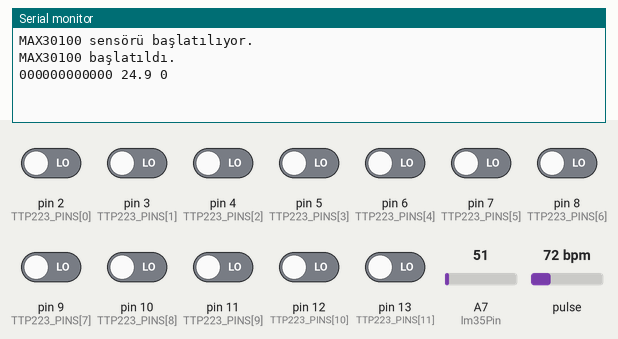
This sketch was run on a simulated Arduino Nano, built with avr-gcc and run on an emulated ATmega328P. On the bench: the last lines printed to the serial monitor. The test bench sets the inputs (shaded band); at power-on: pin 2 (TTP223_PINS[0]), pin 3 (TTP223_PINS[1]), pin 4 (TTP223_PINS[2]), pin 5 (TTP223_PINS[3]), pin 6 (TTP223_PINS[4]), pin 7 (TTP223_PINS[5]), pin 8 (TTP223_PINS[6]), pin 9 (TTP223_PINS[7]), pin 10 (TTP223_PINS[8]), pin 11 (TTP223_PINS[9]), pin 12 (TTP223_PINS[10]), pin 13 (TTP223_PINS[11]) LOW, pulse 72 bpm, A7 (lm35Pin) = 51.

Above: at 1.2 s.
1.3 s: pulse set to 100 bpm
At 2.6 s:
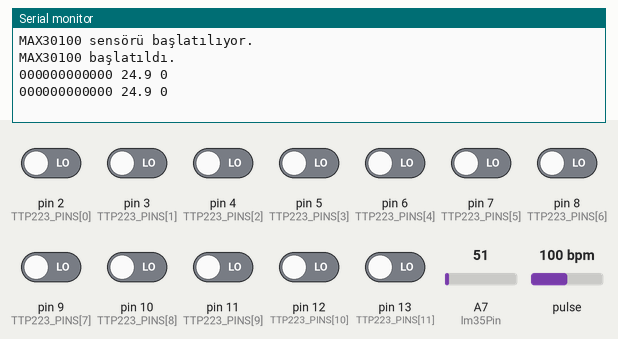
2.8 s: A7 (lm35Pin) set to 61
At 3.4 s:
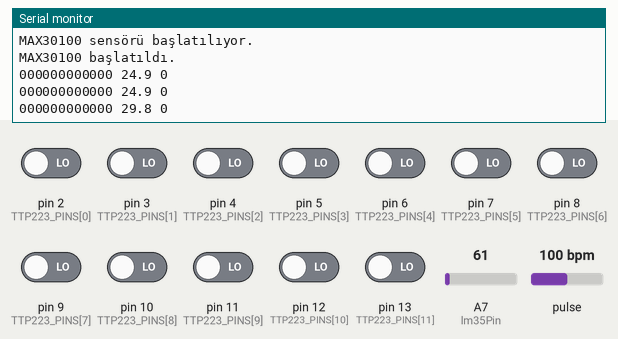
4.3 s: pin 2 (TTP223_PINS[0]) driven HIGH
At 5.6 s:
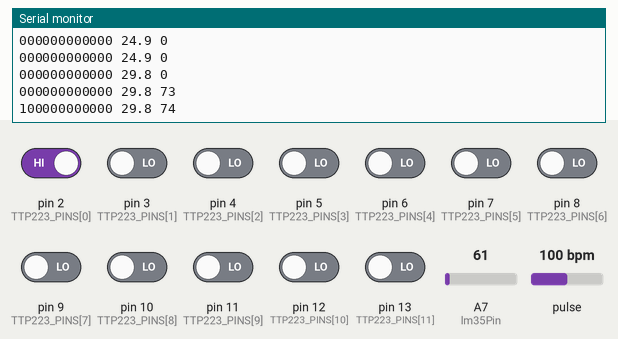
5.8 s: pin 3 (TTP223_PINS[1]) driven HIGH
At 6.8 s:
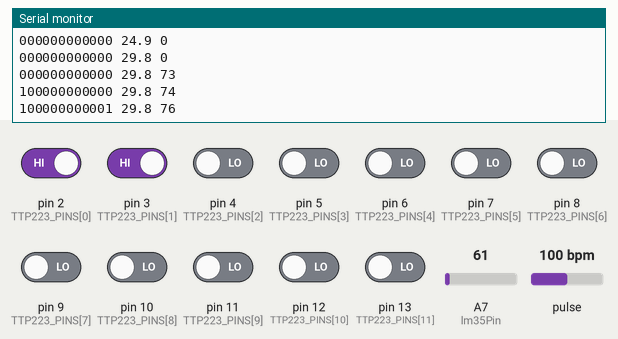
7.3 s: pin 4 (TTP223_PINS[2]) driven HIGH
At 8.4 s:
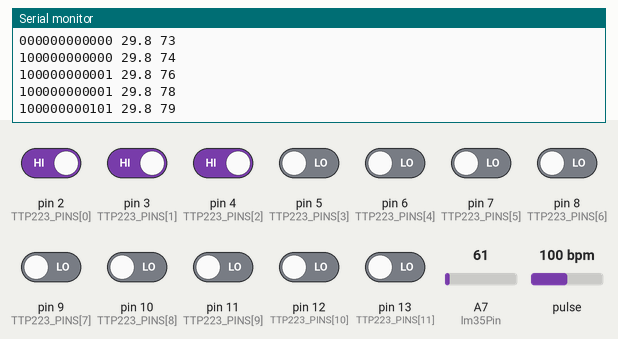
8.8 s: pin 5 (TTP223_PINS[3]) driven HIGH
At 9.8 s:
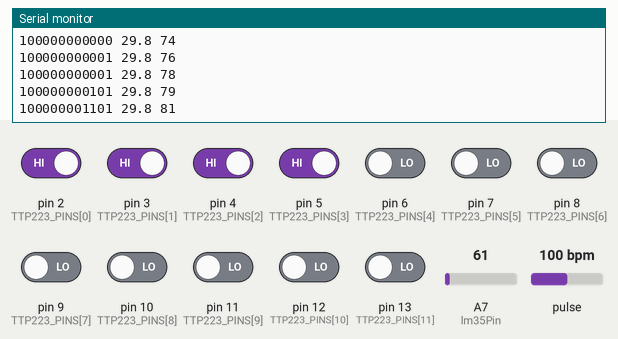
Timing chart, 0 to 11.3 s (numbered marks = the images above; inputs shaded):
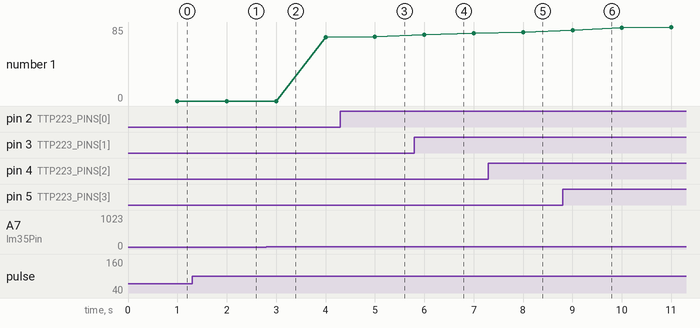

Measured:
- after the input at 2.8 s, the serial monitor: prints a new line after 0.20 s (image 2)
- after the input at 4.3 s, the serial monitor: prints a new line after 0.70 s (image 3)
- after the input at 5.8 s, the serial monitor: prints a new line after 0.20 s (image 4)
- after the input at 7.3 s, the serial monitor: prints a new line after 0.70 s (image 5)
- after the input at 8.8 s, the serial monitor: prints a new line after 0.20 s (image 6)

The sketch:

sensor_oku.ino
```cpp
#include <Wire.h>
#include "MAX30100_PulseOximeter.h"

//  dokunma sensorunun bagli oldugu pinler
#define NUM_SENSORS 12
const int TTP223_PINS[NUM_SENSORS] = {2, 3, 4, 5, 6, 7, 8, 9, 10, 11, 12, 13};

//  instance of the MAX30100 Pulse Oximeter
PulseOximeter pox;

// LM35 sıcaklık sensörü
const int lm35Pin = A7; //  bağlı olduğu analog pin
float temperatureC = 0;

// Nabız sensörü verileri
float beatsPerMinute = 0;
float spo2 = 0;
float bpmHistory[10] = {0}; // Son 10 nabız verisi
int bpmIndex = 0;
int bpmCount = 0;

// Sabitler ve değişkenler
const int IGNORE_FIRST_N_MEASUREMENTS = 5; // İlk 5 ölçümü yok sayıyoruz
int ignoredMeasurements = 0;
float smoothedBPM = 70; // Başlangıç için ortalama bir BPM değeri
const float SMOOTHING_FACTOR = 0.1; // Hareketli ortalama için katsayı


unsigned long previousMillis = 0;
const long interval = 1000; // 1 saniye aralıklarla veriyi yazacağız

void onBeatDetected() {
  if (ignoredMeasurements < IGNORE_FIRST_N_MEASUREMENTS) {
    ignoredMeasurements++;
    return; // İlk N ölçümü yok say
  }

  float currentBPM = pox.getHeartRate();

  // Hareketli ortalama uygulayarak BPM'i güncelliyoruz. amac tutarlı bir nabız göstermek
  smoothedBPM = smoothedBPM * (1.0 - SMOOTHING_FACTOR) + currentBPM * SMOOTHING_FACTOR;

  // Algılanan nabız verisini diziye kaydet
  bpmHistory[bpmIndex] = smoothedBPM;
  bpmIndex = (bpmIndex + 1) % 10;
  if (bpmCount < 10) {
    bpmCount++;
  }
}

float calculateAverageBPM() {
  if (bpmCount == 0) {
    return 0; // Hiç veri yoksa 0
  }
  float sum = 0;
  for (int i = 0; i < bpmCount; i++) {
    sum += bpmHistory[i];
  }
  return sum / bpmCount;
}

void setup() {
  //  serial monitoru başlatır
  Serial.begin(9600);
  while (!Serial); // seri port hazır olana kadar bekler

  //  TTP223 pinlerini input olarak başlat
  for (int i = 0; i < NUM_SENSORS; i++) {
    pinMode(TTP223_PINS[i], INPUT);
  }

  // MAX30100 sensoru baslat
  Wire.begin();
  Serial.println("MAX30100 sensörü başlatılıyor.");
  if (!pox.begin()) {
    Serial.println("MAX30100 bulunamadı! Bağlantıları kontrol edin.");
    while (1);
  }
  pox.setOnBeatDetectedCallback(onBeatDetected);
  Serial.println("MAX30100 başlatıldı.");
}

void loop() {
  // MAX30100 sensörü verisini güncelle
  pox.update();

  // Zaman kontrolü
  unsigned long currentMillis = millis();
  if (currentMillis - previousMillis >= interval) {
    previousMillis = currentMillis;

    // LM35 sıcaklık sensörü verisini oku
    int sensorValue = analogRead(lm35Pin);
    float voltage = sensorValue * (5.0 / 1023.0); // 5V Arduino için
    temperatureC = voltage * 100.0; // LM35: 10mV = 1°C

    // dokunma sensörü verileri için dizi
    int touchData[12] = {0};

    // sensörlerden verileri okur ve diziye aktarır
    touchData[0] = digitalRead(TTP223_PINS[0]);
    touchData[11] = digitalRead(TTP223_PINS[1]);
    touchData[10] = digitalRead(TTP223_PINS[5]);
    touchData[9] = digitalRead(TTP223_PINS[2]);
    touchData[8] = digitalRead(TTP223_PINS[3]);
    touchData[7] = digitalRead(TTP223_PINS[11]);
    touchData[6] = digitalRead(TTP223_PINS[4]);
    touchData[5] = digitalRead(TTP223_PINS[6]);
    touchData[4] = digitalRead(TTP223_PINS[8]);
    touchData[3] = digitalRead(TTP223_PINS[7]);
    touchData[2] = digitalRead(TTP223_PINS[9]);
    touchData[1] = digitalRead(TTP223_PINS[10]);

    // dokunma verisini string haline çeviriyoruz
    String touchBinary = "";
    for (int i = 0; i < 12; i++) {
      touchBinary += touchData[i];
    }

    // nabzı integer olarak alyoruz
    int averageBPM = (int)calculateAverageBPM();

    // yazdıracağımız çıktıyı hazırlıyoruz
    String output = touchBinary + "";
    output += " " + String(temperatureC, 1) + " " + String(averageBPM);


    Serial.println(output);
  }
}
```
